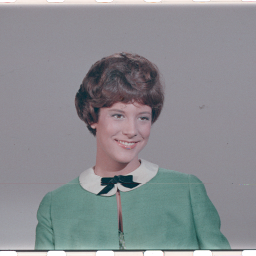
#> input picture example-images/4.1.03.tiff, 256 x 256 px, found by its file name
$ python image-enhancement-attacks.py
#> lines starting #> are read from the running program, lines starting #| are printed output that depends on the picture
import cv2 as cv
import numpy as np
img_watermarked = cv.imread('example-images\\4.1.03.tiff')
#> img_watermarked is the input picture: shape (256, 256, 3); mean B, G, R 144, 140, 137.6
print(img_watermarked.shape)
#| (256, 256, 3)
img_watermarked = cv.resize(img_watermarked, (512,512), interpolation=cv.INTER_CUBIC)
#> img_watermarked: shape (512, 512, 3)
cv.imshow('Watermarked Image', img_watermarked)

img_watermarked = cv.resize(img_watermarked, (512,512), interpolation=cv.INTER_CUBIC)
(height, width) = img_watermarked.shape[:2]
#> height = 512; width = 512

# Bit-Plane Removal(x bits)
def bitPlaneRemoval(img, bits):
#> called with bits = 5
   temp_img= img
   for row in range(height):
      for column in range(width):
         blue, green, red = temp_img[row, column]
         n_blue = blue
         n_green = green
         n_red = red
         blue = (((n_blue >> bits) << bits) & blue)
         green = (((n_green >> bits) << bits) & green)
         red = (((n_red >> bits) << bits) & red)
         temp_img[row, column] = blue, green, red
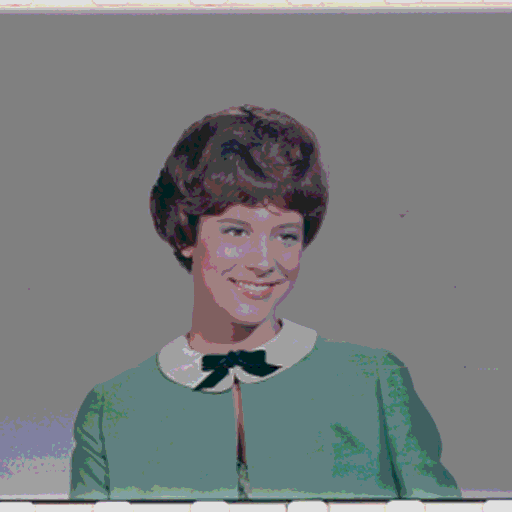
#> temp_img: shape (512, 512, 3); mean B, G, R 125.7, 125.2, 121.4
   return temp_img

output_image_bitSlicing = bitPlaneRemoval(img_watermarked, 5)
cv.imshow('BitPlaneRemoved', output_image_bitSlicing)


# Gamma Correction
def gammaCorrection(img, gamma):
#> called with gamma = 0.5
   temp_img = img
   temp_img = img.astype(np.float32) / 255.0
   for row in range(height):
      for column in range(width):
         blue, green, red = temp_img[row, column]
         blue = pow(blue, gamma)
         green = pow(green, gamma)
         red = pow(red, gamma)
         temp_img[row, column] = blue, green, red
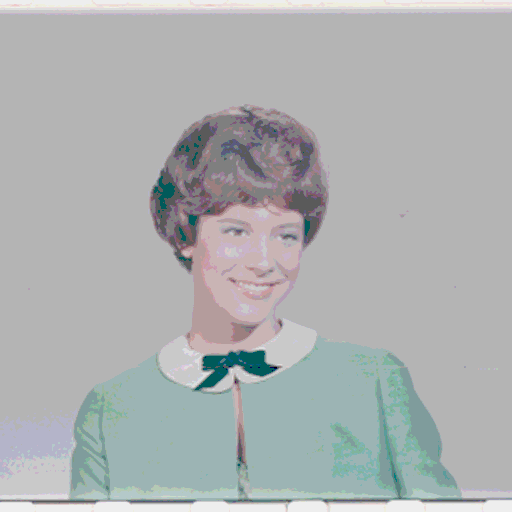
#> temp_img: shape (512, 512, 3) float32; mean B, G, R 0.696, 0.694, 0.681
   temp_img = (temp_img * 255).astype(np.uint8)
   return temp_img

output_image_gammaCorrection1 = gammaCorrection(img_watermarked, 0.5)
cv.imshow('GammaCorrectedImage1', output_image_gammaCorrection1)
output_image_gammaCorrection = gammaCorrection(img_watermarked, 1.5)
#> call 2 of gammaCorrection, with gamma = 1.5
#> after the loop in gammaCorrection (call 2), `for row in range(height):`:
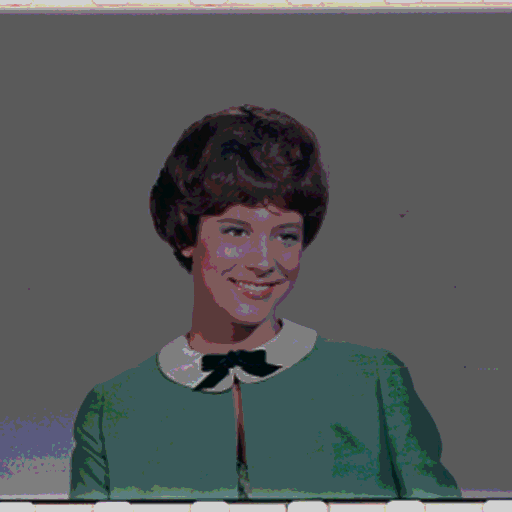
#> temp_img: shape (512, 512, 3) float32; mean B, G, R 0.354, 0.352, 0.339
cv.imshow('GammaCorrectedImage', output_image_gammaCorrection)

""" Histogram Equalization
# [22 lines of commented-out code are left out]
"""

def histogram_equalization(img):
   # convert the image from BGR to YCrCb color space
   ycrcb_img = cv.cvtColor(img, cv.COLOR_BGR2YCrCb)
#> ycrcb_img: shape (512, 512, 3); mean of channels 0, 1, 2 124.1, 126.1, 129
   # splitting the Y, Cr and Cb channels
   y, cr, cb = cv.split(ycrcb_img)
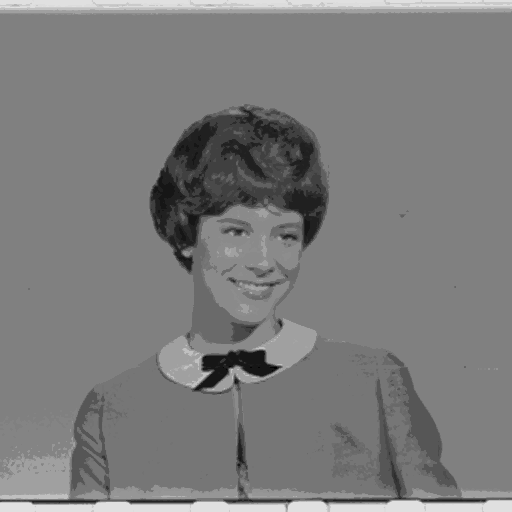
#> y: shape (512, 512); min 0, max 224, mean 124.1
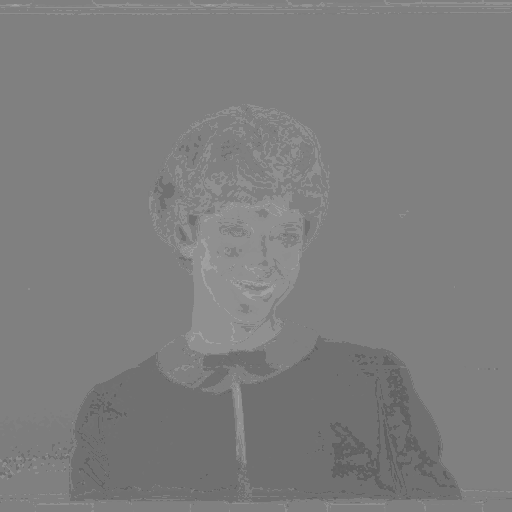
#> cr: shape (512, 512); min 96, max 160, mean 126.1
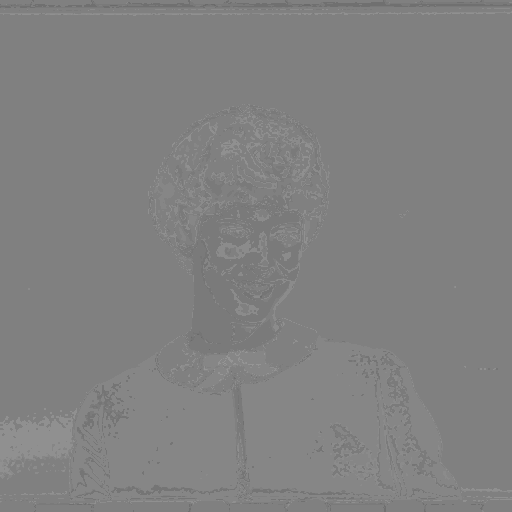
#> cb: shape (512, 512); min 107, max 149, mean 129
   # applying histogram equalization on Y channel
   y_eq = cv.equalizeHist(y)
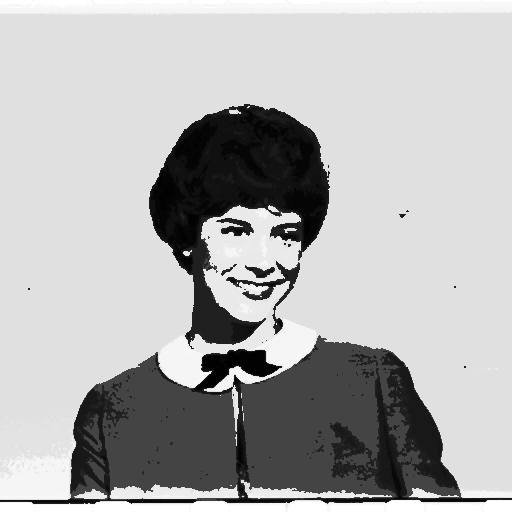
#> y_eq: shape (512, 512); min 0, max 255, mean 177.4
   # merging the equalized Y channel back with Cr and Cb channels
   ycrcb_eq = cv.merge([y_eq, cr, cb])
#> ycrcb_eq: shape (512, 512, 3); mean of channels 0, 1, 2 177.4, 126.1, 129
   # converting the image back to BGR color space
   equalized_img = cv.cvtColor(ycrcb_img, cv.COLOR_YCrCb2BGR)
   return equalized_img

cv.imshow("hist_equ_img.jpg", histogram_equalization(img_watermarked))
# Laplacian Sharpening
def lapSharpening(img):
    blue, green, red = cv.split(img)
    laplacian_kernel = np.array([[1,1,1],
                                 [1,-8,1],
                                 [1,1,1]])
    conv_blue = cv.filter2D(blue, -1, laplacian_kernel, borderType=cv.BORDER_CONSTANT)
    conv_green = cv.filter2D(green, -1, laplacian_kernel, borderType=cv.BORDER_CONSTANT)
    conv_red = cv.filter2D(red, -1, laplacian_kernel, borderType=cv.BORDER_CONSTANT)
    filtered_image = cv.merge((conv_blue, conv_green, conv_red))
    sharpened_img = img - filtered_image
    return filtered_image

# sharpened_image = lapSharpening(img_watermarked)
# cv.imshow('SharpenedImage', sharpened_image)
cv.waitKey(0)
cv.destroyAllWindows()

$ run again, with example-images/1.1.02.tiff copied over example-images/4.1.03.tiff
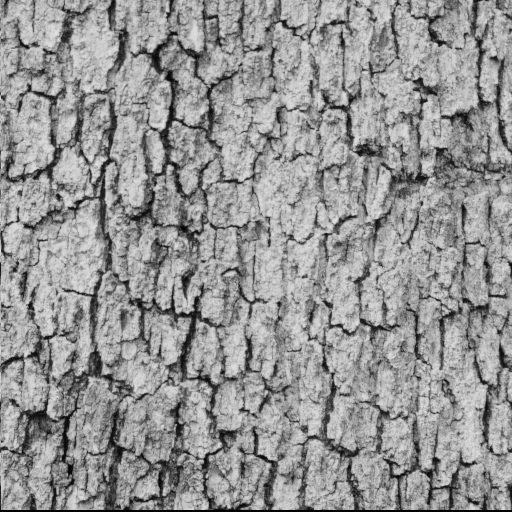
#> input picture example-images/1.1.02.tiff, 512 x 512 px, found by its file name
#> img_watermarked is the input picture: shape (512, 512, 3); min 0, max 226, mean 148.5
#| (512, 512, 3)
#> after the loop in gammaCorrection (call 2), `for row in range(height):`:
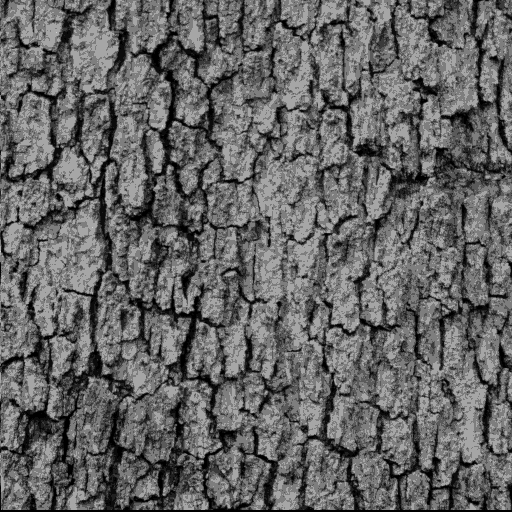
#> temp_img: shape (512, 512, 3) float32; min 0, max 0.823, mean 0.398
#> ycrcb_img: shape (512, 512, 3); mean of channels 0, 1, 2 133.3, 128, 128
#> cr: shape (512, 512); every value is 128
#> in histogram_equalization, `y_eq = cv.equalizeHist(y)`:
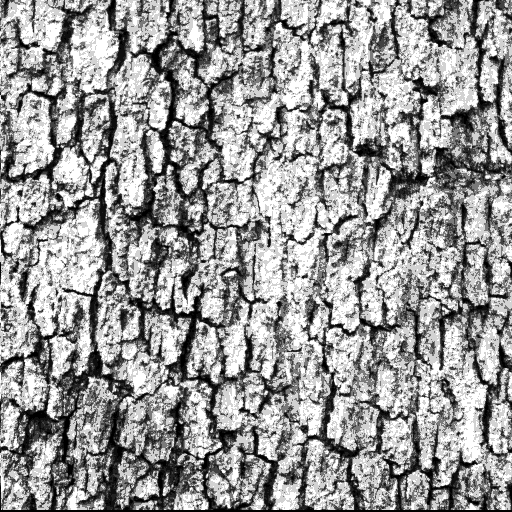
#> y_eq: shape (512, 512); min 0, max 255, mean 152.9
#> ycrcb_eq: shape (512, 512, 3); mean of channels 0, 1, 2 152.9, 128, 128

$ run again, with example-images/2.1.01.tiff copied over example-images/4.1.03.tiff
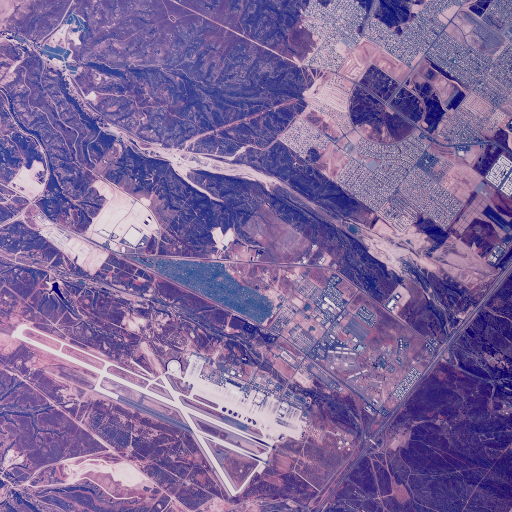
#> input picture example-images/2.1.01.tiff, 512 x 512 px, found by its file name
#> img_watermarked is the input picture: shape (512, 512, 3); mean B, G, R 153.9, 102.8, 125.8
#| (512, 512, 3)
#> after the loop in gammaCorrection (call 2), `for row in range(height):`:
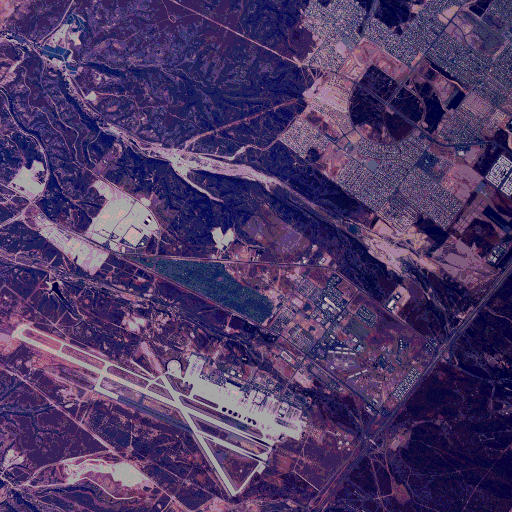
#> temp_img: shape (512, 512, 3) float32; mean B, G, R 0.404, 0.218, 0.304
#> ycrcb_img: shape (512, 512, 3); mean of channels 0, 1, 2 99.9, 135.4, 149.6
#> in histogram_equalization, `y_eq = cv.equalizeHist(y)`:
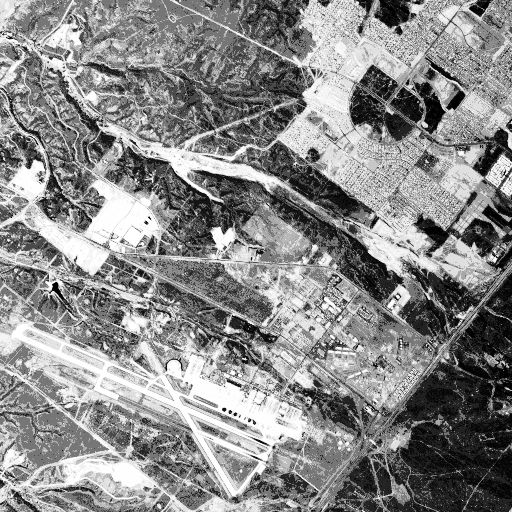
#> y_eq: shape (512, 512); min 0, max 255, mean 137.4
#> ycrcb_eq: shape (512, 512, 3); mean of channels 0, 1, 2 137.4, 135.4, 149.6

$ run again, with example-images/4.1.04.tiff copied over example-images/4.1.03.tiff
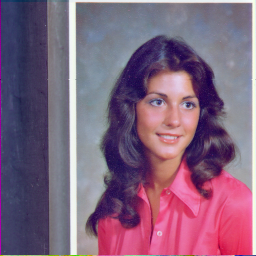
#> input picture example-images/4.1.04.tiff, 256 x 256 px, found by its file name
#> img_watermarked is the input picture: shape (256, 256, 3); mean B, G, R 125.2, 99.3, 129.2
#| (256, 256, 3)
#> img_watermarked: shape (512, 512, 3)
#> ycrcb_img: shape (512, 512, 3); mean of channels 0, 1, 2 94.9, 141.1, 136.1
#> in histogram_equalization, `y_eq = cv.equalizeHist(y)`:
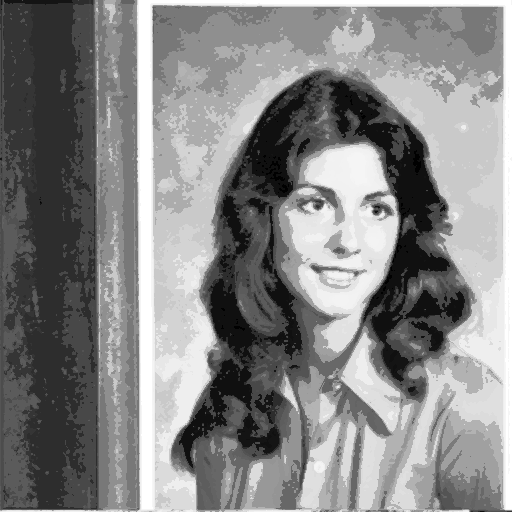
#> y_eq: shape (512, 512); min 0, max 255, mean 133.7
#> ycrcb_eq: shape (512, 512, 3); mean of channels 0, 1, 2 133.7, 141.1, 136.1
